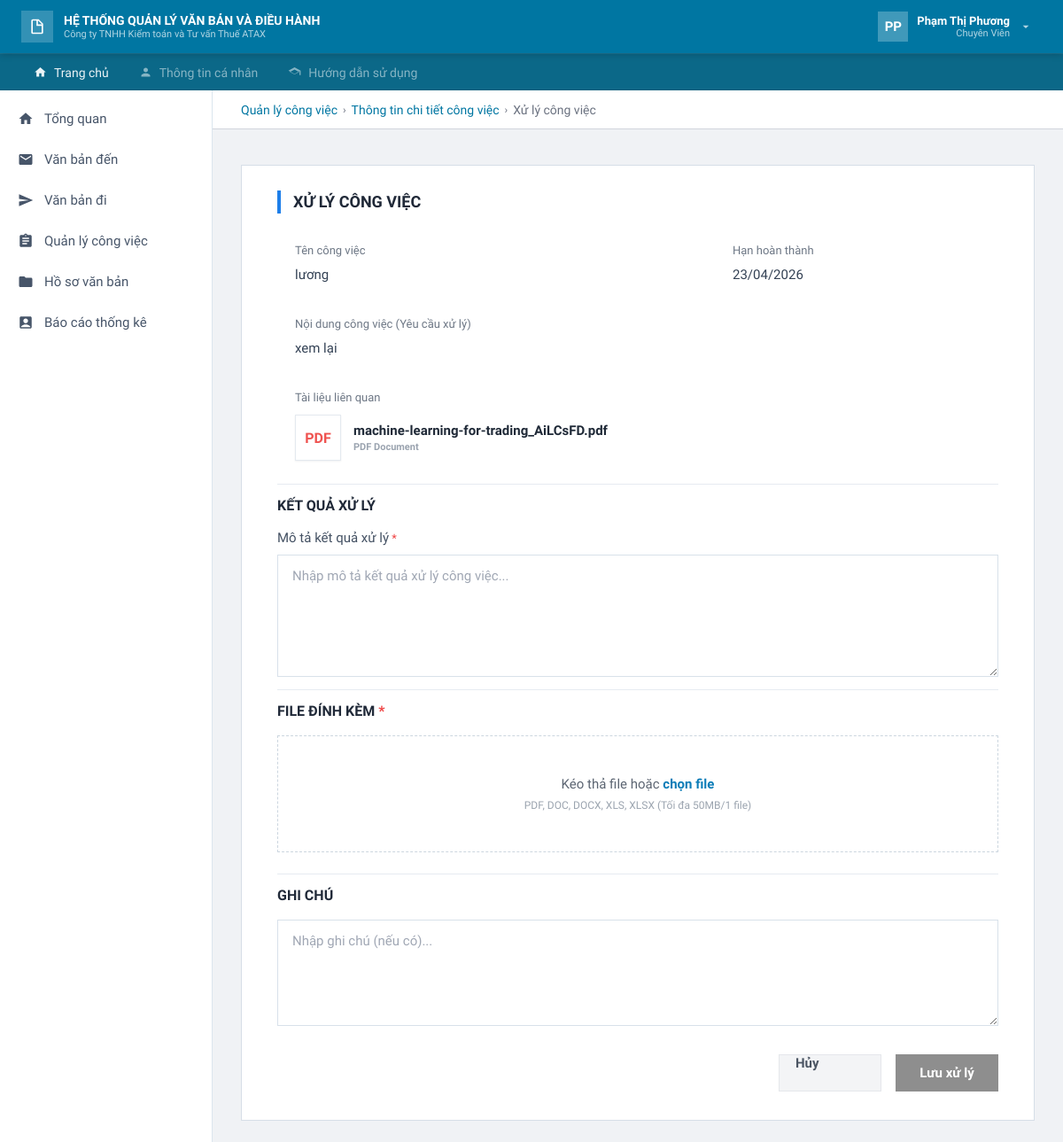
The page /task/13/xu-ly/ (signed in) on the database its author committed.
### apps/accounts/models.py (models this page shows, shortened)
class Customer(AbstractUser):
    class Role(models.TextChoices):
        ADMIN = "ADMIN", "Quản trị hệ thống"
        LANH_DAO = "LANH_DAO", "Lãnh đạo"
        VAN_THU = "VAN_THU", "Văn thư"
        CHUYEN_VIEN = "CHUYEN_VIEN", "Chuyên viên"
    ROLE_PERMISSION_MAP = {
        Role.ADMIN: "access_admin_area",
        Role.LANH_DAO: "access_lanh_dao_area",
        Role.VAN_THU: "access_van_thu_area",
        Role.CHUYEN_VIEN: "access_chuyen_vien_area",
    }
    ROLE_CORE_CHUC_VU_MAP = {
        Role.ADMIN: "Quản Trị Hệ Thống",
        Role.LANH_DAO: "Lãnh Đạo",
        Role.VAN_THU: "Văn Thư",
        Role.CHUYEN_VIEN: "Chuyên Viên",
    }
    email = models.EmailField("Email",unique=True)
    ho_va_ten = models.CharField("Họ và tên",max_length=255)
    chuc_vu = models.CharField("Chức vụ",max_length=255,blank=True)
    sdt = models.CharField("Số điện thoại",max_length=20,blank=True)
    role = models.CharField("Vai trò",max_length=20,choices=Role.choices, default=Role.CHUYEN_VIEN)
    chi_nhanh = models.ForeignKey("core.ChiNhanh",on_delete=models.SET_NULL,null=True,blank=True,related_name="users",verbose_name="Chi nhánh")
    phong_ban = models.ForeignKey("core.PhongBan",on_delete=models.SET_NULL,null=True,blank=True,related_name="users",verbose_name="Phòng ban")
    REQUIRED_FIELDS = ["email","ho_va_ten"]
    class Meta:
        verbose_name = "Người dùng"
        verbose_name_plural = "Người dùng"
        permissions = [
            ("access_admin_area", "Có thể vào khu vực quản trị hệ thống"),
            ("access_lanh_dao_area", "Có thể vào khu vực lãnh đạo"),
            ("access_van_thu_area", "Có thể vào khu vực văn thư"),
            ("access_chuyen_vien_area", "Có thể vào khu vực chuyên viên"),
            ("manage_users", "Có thể quản lý người dùng"),
            ("manage_departments", "Có thể quản lý chi nhánh và phòng ban"),
            ("view_reports", "Có thể xem báo cáo thống kê"),
            ("present_incoming_document", "Có thể trình văn bản đến"),
            ("edit_incoming_document", "Có thể chỉnh sửa văn bản đến"),
            ("delete_incoming_document", "Có thể xóa văn bản đến"),
            ("return_incoming_document", "Có thể hoàn trả văn bản đến"),
            ("forward_document", "Có thể chuyển tiếp văn bản"),
            ("draft_outgoing_document", "Có thể soạn thảo văn bản đi"),
            ("edit_outgoing_document", "Có thể chỉnh sửa văn bản đi"),
            ("delete_outgoing_document", "Có thể xóa văn bản đi"),
            ("approve_outgoing_document", "Có thể phê duyệt văn bản đi"),
            ("return_outgoing_document", "Có thể hoàn trả văn bản đi"),
            ("issue_outgoing_document", "Có thể ban hành văn bản đi"),
            ("assign_task", "Có thể giao việc"),
            ("edit_task", "Có thể chỉnh sửa công việc"),
            ("delete_task", "Có thể xóa công việc"),
            ("approve_task", "Có thể duyệt công việc"),
            ("return_task", "Có thể hoàn trả công việc"),
            ("process_task", "Có thể xử lý công việc"),
            ("update_task_result", "Có thể cập nhật xử lý công việc"),
            ("manage_records", "Có thể quản lý hồ sơ văn bản"),
            ("add_document_to_record", "Có thể thêm văn bản vào hồ sơ"),
            ("remove_document_from_record", "Có thể xóa văn bản khỏi hồ sơ"),
        ]
    @property
    def is_chuyen_vien(self):
        return self.role == self.Role.CHUYEN_VIEN
    @property
    def display_name(self):
        return (self.ho_va_ten or self.get_full_name() or self.username).strip()
    @property
    def display_role(self):
        return (self.chuc_vu or self.get_role_display()).strip()
    @property
    def initials(self):
        parts = [part for part in self.display_name.split() if part]
        if len(parts) >= 2:
            return f"{parts[0][0]}{parts[-1][0]}".upper()
        if parts:
            return parts[0][:2].upper()
        return self.username[:2].upper()
    def has_role(self, *roles):
        return self.is_superuser or self.role in roles
    @property
    def core_profile(self):
        try:
            return self.nguoi_dung_core
        except ObjectDoesNotExist:
            return self.sync_core_profile()

### apps/core/models.py (models this page shows, shortened)
class CongViec(models.Model):
    class NguonGiao(models.TextChoices):
        VAN_BAN_DEN = "Văn bản đến", "Văn bản đến"
        VAN_BAN_DI = "Văn bản đi", "Văn bản đi"
    class TrangThai(models.TextChoices):
        CHO_XU_LY = "Chờ xử lý", "Chờ xử lý"
        DA_HOAN_THANH = "Đã hoàn thành", "Đã hoàn thành"
        HOAN_TRA_CV = "Hoàn trả_CV", "Hoàn trả CV"
        HOAN_TRA_LD = "Hoàn trả_LĐ", "Hoàn trả LĐ"
        CHO_DUYET = "Chờ duyệt", "Chờ duyệt"
    cong_viec_id = models.AutoField(primary_key=True)
    van_ban = models.ForeignKey(
        "core.VanBan",
        on_delete=models.CASCADE,
        db_column="van_ban_id",
        null=True,
        blank=True,
    )
    ten_cong_viec = models.CharField(max_length=255, null=False)
    noi_dung_cong_viec = models.TextField(null=False)
    nguon_giao = models.CharField(
        max_length=255,
        null=True,
        blank=True,
        choices=NguonGiao.choices,
    )
    trang_thai = models.CharField(
        max_length=255,
        null=False,
        choices=TrangThai.choices,
        default=TrangThai.CHO_XU_LY,
    )
    ngay_bat_dau = models.DateField(null=False)
    han_xu_ly = models.DateTimeField(null=False)
    ngay_cap_nhat_giao_viec = models.DateField(default=timezone.now)
    last_activity = models.DateTimeField(auto_now=True)
    ghi_chu = models.TextField(null=True, blank=True)
    ket_qua_xu_ly = models.TextField(null=True, blank=True)
    ngay_xu_ly = models.DateField(default=timezone.now)
    yeu_cau_phe_duyet = models.BooleanField(default=True)
    nguoi_giao = models.ForeignKey(
        "core.NguoiDung",
        on_delete=models.CASCADE,
        db_column="nguoi_giao_id",
        null=False,
        related_name="+",
    )
    nguoi_thuc_hien = models.ForeignKey(
        "core.NguoiDung",
        on_delete=models.CASCADE,
        db_column="nguoi_thuc_hien_id",
        null=False,
        related_name="+",
    )
    class Meta:
        db_table = "CongViec"
    @property
    def cho_phep_chuyen_vien_xu_ly(self):
        return self.trang_thai in {
            self.TrangThai.CHO_XU_LY,
            self.TrangThai.HOAN_TRA_CV,
        }

class FileCVLienQuan(models.Model):
    class LoaiFile(models.TextChoices):
        CHINH = "CHINH", "Chính"
        LIEN_QUAN = "LIEN_QUAN", "Liên quan"
    class NguonTaiLen(models.TextChoices):
        GIAO_VIEC = "GIAO_VIEC", "File giao việc"
        KET_QUA_XU_LY = "KET_QUA_XU_LY", "File kết quả xử lý"
    file_cv_lien_quan_id = models.AutoField(primary_key=True)
    cong_viec = models.ForeignKey(
        "core.CongViec",
        on_delete=models.CASCADE,
        db_column="cong_viec_id",
        null=False,
    )
    file_van_ban = models.FileField(upload_to="file_cv_lien_quan/", null=False)
    kich_thuoc = models.IntegerField(null=True, blank=True)
    loai_file = models.CharField(
        max_length=20,
        choices=LoaiFile.choices,
        default=LoaiFile.LIEN_QUAN,
        null=False,
    )
    nguon_tai_len = models.CharField(
        max_length=30,
        choices=NguonTaiLen.choices,
        default=NguonTaiLen.GIAO_VIEC,
    )
    nguoi_tai_len = models.ForeignKey(
        "core.NguoiDung",
        on_delete=models.SET_NULL,
        db_column="nguoi_tai_len_id",
        null=True,
        blank=True,
        related_name="+",
    )
    class Meta:
        db_table = "FileCVLienQuan"

### apps/quanlycongviec/views.py (the view, shortened to what this page needs)
# urls.py: path("task/<int:task_id>/xu-ly/", process_task, name="process_task"),
@login_required
@role_required(Customer.Role.CHUYEN_VIEN)
def process_task(request, task_id):
    task = _get_task(task_id)
    if not _can_process_task(request, task):
        messages.error(request, "Bạn không có quyền xử lý công việc này.")
        return redirect("quanlycongviec:task_detail", task_id=task.pk)
    if _task_has_result(task):
        messages.info(request, "Công việc này đã có báo cáo xử lý. Hãy dùng chức năng cập nhật xử lý.")
        return redirect("quanlycongviec:update_task_result", task_id=task.pk)
    form = ProcessTaskForm(request.POST or None, request.FILES or None, task=task)
    context = _build_task_action_context(
        request,
        task,
        form=form,
        template_title="Xử lý công việc",
        submit_label="Lưu xử lý",
    )
    return render(request, "quanlycongviec/xu-ly-cong-viec.html", context)

### apps/templates/quanlycongviec/xu-ly-cong-viec.html (shortened to what this page needs)
{% extends "base.html" %}
{% block breadcrumb %}
<a href="{% url task_list_url %}">Quản lý công việc</a>
<span class="breadcrumb-sep">›</span>
<a href="{% url 'quanlycongviec:task_detail' task.pk %}">Thông tin chi tiết công việc</a>
<span class="breadcrumb-sep">›</span>
<span>Xử lý công việc</span>
{% endblock %}
{% block content %}
<div class="process-card">
    <div class="process-title">{{ template_title }}</div>
    <div class="process-top-grid">
        <div class="process-info-group">
            <span class="process-label">Tên công việc</span>
            <div class="process-value">{{ task.ten_cong_viec }}</div>
        </div>
        <div class="process-info-group">
            <span class="process-label">Hạn hoàn thành</span>
            <div class="process-value">{{ task.han_xu_ly|date:"d/m/Y" }}</div>
        </div>
        <div class="process-info-group" style="grid-column: 1 / -1;">
            <span class="process-label">Nội dung công việc (Yêu cầu xử lý)</span>
            <div class="process-value">{{ task.noi_dung_cong_viec|linebreaksbr }}</div>
        </div>
        <div class="process-info-group" style="grid-column: 1 / -1;">
            <span class="process-label">Tài liệu liên quan</span>
            {% if main_attachment %}
            <a class="process-attachment" href="{{ main_attachment.file_van_ban.url }}" target="_blank">
                {% with ext=main_attachment.file_van_ban.name|lower %}
                <span class="process-file-icon {% if '.pdf' in ext %}pdf{% endif %}">
                    {% if '.pdf' in ext %}PDF{% elif '.docx' in ext or '.doc' in ext %}DOC{% elif '.xlsx' in ext or '.xls' in ext %}XLS{% else %}FILE{% endif %}
                </span>
                <span class="process-file-text">
                    <strong>{{ main_attachment.file_van_ban.name|cut:"file_cv_lien_quan/" }}</strong>
                    <span>{% if '.pdf' in ext %}PDF Document{% elif '.docx' in ext or '.doc' in ext %}Word Document{% elif '.xlsx' in ext or '.xls' in ext %}Excel Document{% else %}Tài liệu liên quan{% endif %}</span>
                </span>
                {% endwith %}
            </a>
            {% elif related_files %}
                {% for attachment in related_files %}
                <a class="process-attachment" href="{{ attachment.file_van_ban.url }}" target="_blank">
                    {% with ext=attachment.file_van_ban.name|lower %}
                    <span class="process-file-icon {% if '.pdf' in ext %}pdf{% endif %}">
                        {% if '.pdf' in ext %}PDF{% elif '.docx' in ext or '.doc' in ext %}DOC{% elif '.xlsx' in ext or '.xls' in ext %}XLS{% else %}FILE{% endif %}
                    </span>
                    <span class="process-file-text">
                        <strong>{{ attachment.file_van_ban.name|cut:"file_cv_lien_quan/" }}</strong>
                        <span>{% if '.pdf' in ext %}PDF Document{% elif '.docx' in ext or '.doc' in ext %}Word Document{% elif '.xlsx' in ext or '.xls' in ext %}Excel Document{% else %}Tài liệu liên quan{% endif %}</span>
                    </span>
                    {% endwith %}
                </a>
                {% endfor %}
            {% else %}
            <div class="process-value">Không có tài liệu liên quan.</div>
            {% endif %}
        </div>
    </div>
    <form method="post" enctype="multipart/form-data">
        <div class="process-section">
            <div class="process-section-header">Kết quả xử lý</div>
            <label class="process-form-label" for="{{ form.ket_qua_xu_ly.id_for_label }}">
                <strong>Mô tả kết quả xử lý</strong> <span class="required">*</span>
            </label>
            {{ form.ket_qua_xu_ly }}
        </div>
        <div class="process-section">
            <div class="process-section-header">File đính kèm <span class="required">*</span></div>
            <label class="upload-zone">
                <div>
                    <p>Kéo thả file hoặc <strong>chọn file</strong></p>
                    <small>PDF, DOC, DOCX, XLS, XLSX (Tối đa 50MB/1 file)</small>
                </div>
            </label>
        </div>
        <div class="process-section">
            <div class="process-section-header">Ghi chú</div>
            {{ form.ghi_chu }}
        </div>
        <div class="process-actions">
            <a href="{% url 'quanlycongviec:task_detail' task.pk %}" class="process-btn cancel">Hủy</a>
            <button type="submit" class="process-btn submit">{{ submit_label }}</button>
        </div>
    </form>
</div>
{% endblock %}

### apps/templates/base.html (shortened to what this page needs)
<!DOCTYPE html>
<html lang="vi">
<head>
    {% load static %}
    <link rel="stylesheet" href="{% static 'assets/css/style.css' %}">
</head>
<body>
<div class="app-layout">
    <header class="app-header">
        <div class="header-brand">
            <div class="header-brand-icon">
                <svg width="20" height="20" viewBox="0 0 24 24">
                    <path d="M14 2H6a2 2 0 0 0-2 2v16a2 2 0 0 0 2 2h12a2 2 0 0 0 2-2V8l-6-6zm-1 1.5L18.5 9H13V3.5zM6 20V4h5v7h7v9H6z"/>
                </svg>
            </div>
            <div class="header-brand-text">
                <h1>HỆ THỐNG QUẢN LÝ VĂN BẢN VÀ ĐIỀU HÀNH</h1>
                <p>Công ty TNHH Kiểm toán và Tư vấn Thuế ATAX</p>
            </div>
        </div>
        <div class="header-user" id="headerUserBtn">
            <div class="header-avatar" id="headerAvatar">
                {{ shell_user.initials|default:"ND" }}
            </div>
            <div class="header-user-info">
                <div class="user-name" id="headerUserName">
                    {{ shell_user.display_name|default:"Người dùng" }}
                </div>
                <div class="user-role" id="headerUserRole">
                    {{ shell_user.role_display|default:"Vai trò" }}
                </div>
            </div>
            <svg width="16" height="16" viewBox="0 0 24 24" fill="rgba(255,255,255,0.7)">
                <path d="M7 10l5 5 5-5H7z"/>
            </svg>
        </div>
    </header>
    <nav class="header-nav">
        <div class="header-nav-list">
            {% for item in top_menu_items %}
                <a
                    href="{{ item.href }}"
                    class="header-nav-link{% if item.active %} active{% endif %}{% if not item.is_enabled %} is-disabled{% endif %}"
                    {% if not item.is_enabled %}onclick="return false;" aria-disabled="true" title="{{ item.help_text }}"{% endif %}
                >
                    <svg width="15" height="15" viewBox="0 0 24 24">
                        <path d="{{ item.icon_path }}"/>
                    </svg>
                    {{ item.label }}
                </a>
            {% endfor %}
        </div>
    </nav>
    <div class="app-body">
        <aside class="app-sidebar">
            <nav class="sidebar-nav">
                {% for item in sidebar_menu_items %}
                    <div class="sidebar-nav-item">
                        <a
                            href="{{ item.href }}"
                            class="sidebar-nav-link{% if item.active %} active{% endif %}{% if not item.is_enabled %} is-disabled{% endif %}"
                        >
                            <svg width="18" height="18" viewBox="0 0 24 24">
                                <path d="{{ item.icon_path }}"/>
                            </svg>
                            {{ item.label }}
                        </a>
                    </div>
                {% endfor %}
            </nav>
        </aside>
        <main class="app-content">
            <div class="breadcrumb-bar">
                {% block breadcrumb %}{% endblock %}
            </div>
            {% block page_wrapper %}
                <div class="page-main">
                    {% block content %}{% endblock %}
                </div>
            {% endblock %}
        </main>
    </div>
</div>
</body>
</html>

### rows shown on the page
Customer: display_name "Phạm Thị Phương", role_display "Chuyên Viên"
CongViec: ten_cong_viec "lương", han_xu_ly "23/04/2026", noi_dung_cong_viec "xem lại"
FileCVLienQuan: file_van_ban.name "machine-learning-for-trading_AiLCsFD.pdf"

### other values the page prints
{{ shell_user.initials|default:"ND" }} "PP"
{{ item.label }} "Trang chủ" "Thông tin cá nhân" "Hướng dẫn sử dụng"
{{ item.label }} "Tổng quan" "Văn bản đến" "Văn bản đi" "Quản lý công việc" "Hồ sơ văn bản" "Báo cáo thống kê"
{{ template_title }} "XỬ LÝ CÔNG VIỆC"
{{ submit_label }} "Lưu xử lý"
